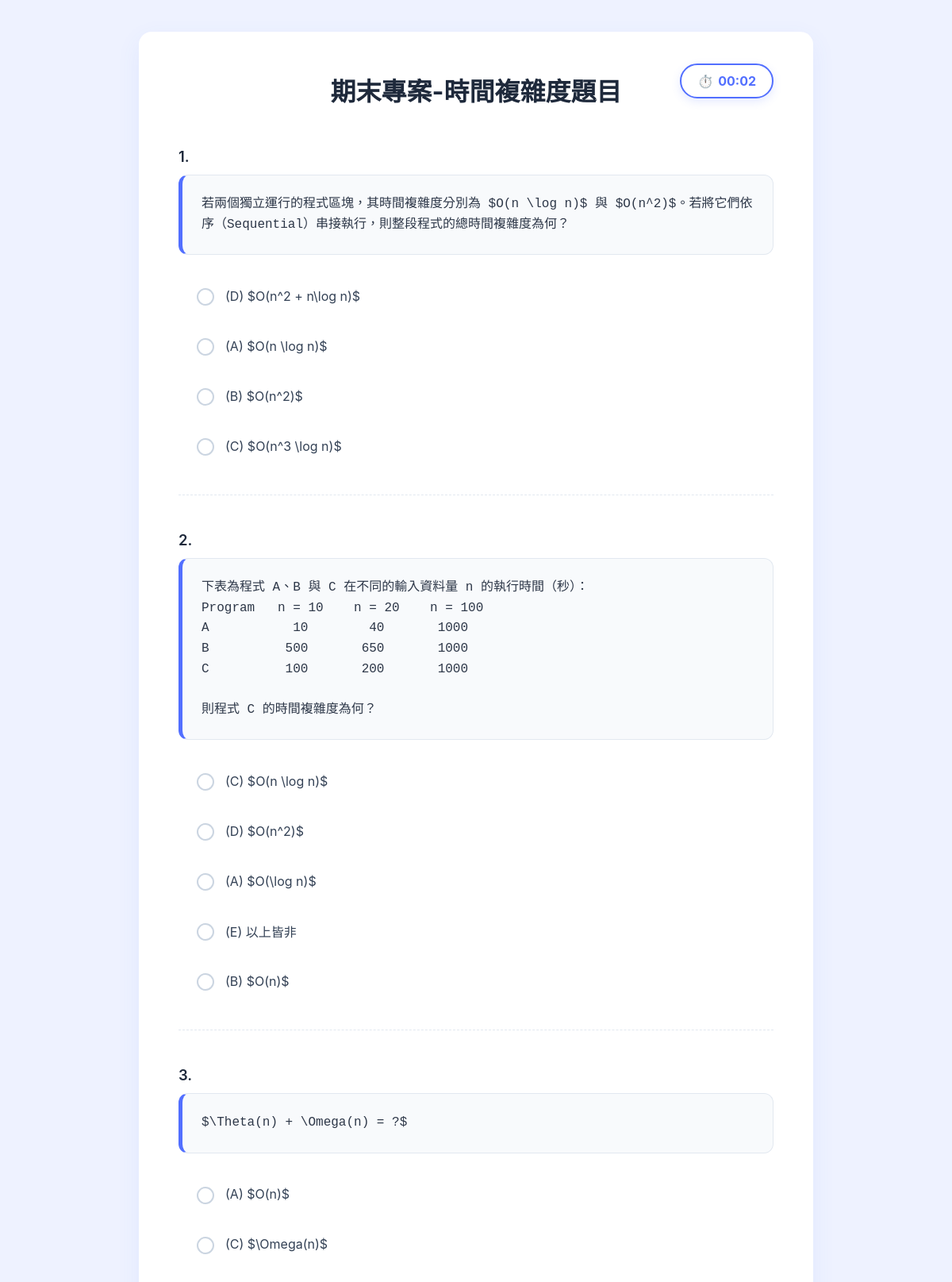
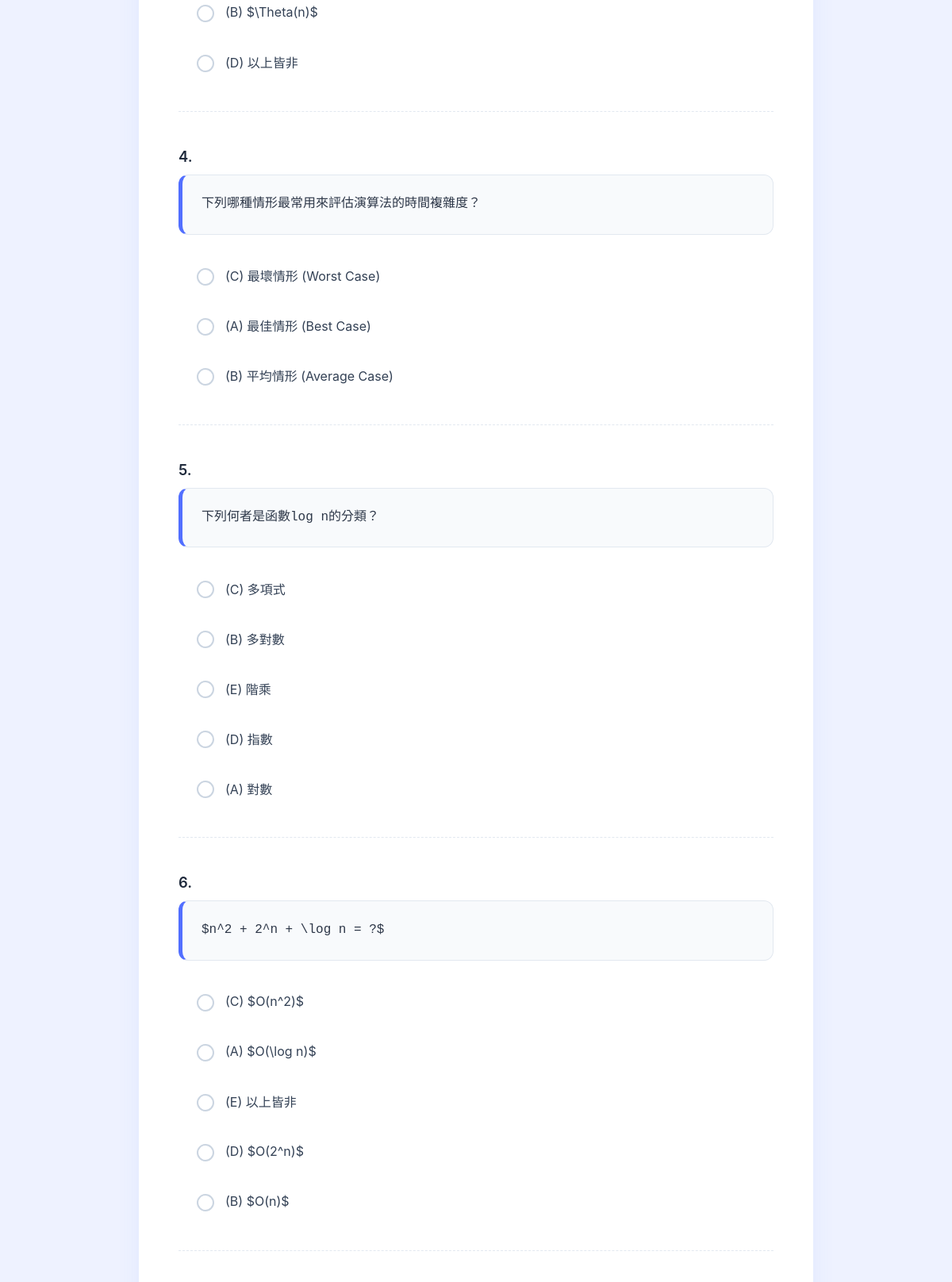
/quiz/ (signed in, upper part), run on the app's committed database (2 pictures, top to bottom).
### quiz/models.py (models this page shows, shortened)
class Question(models.Model):
    content = models.TextField(verbose_name="題目內容")
    explanation = models.TextField(verbose_name="題目解析", blank=True, null=True, default="暫無解析。")

class Choice(models.Model):
    question = models.ForeignKey(Question, related_name='choices', on_delete=models.CASCADE)
    text = models.CharField(max_length=255, verbose_name="選項內容")
    is_correct = models.BooleanField(default=False, verbose_name="正確答案")

### quiz/views.py (the view)
# urls.py: path('quiz/', views.quiz_home, name='quiz_home'),
@login_required(login_url='login')
def quiz_home(request):
    try:
        num_questions_to_get = int(request.GET.get('num', 15))
    except (ValueError, TypeError):
        num_questions_to_get = 15
    wrong_ids = request.session.get('wrong_question_ids', [])
    num_wrong_to_pick = min(len(wrong_ids), num_questions_to_get)
    chosen_wrong_ids = random.sample(wrong_ids, num_wrong_to_pick) if wrong_ids else []
    wrong_questions = list(Question.objects.filter(id__in=chosen_wrong_ids))
    num_remain = num_questions_to_get - len(wrong_questions)
    remain_questions = []
    if num_remain > 0:
        remain_queryset = Question.objects.exclude(id__in=chosen_wrong_ids).order_by('?')[:num_remain]
        remain_questions = list(remain_queryset)
    final_questions = wrong_questions + remain_questions
    random.shuffle(final_questions)
    request.session['current_quiz_ids'] = [q.id for q in final_questions]
    for q in final_questions:
        choices_list = list(q.choices.all())
        random.shuffle(choices_list)
        q.random_choices = choices_list
    return render(request, 'quiz/quiz.html', {'questions': final_questions})

### quiz/templates/quiz/quiz.html (shortened to what this page needs)
<!DOCTYPE html>
<html lang="zh-TW">
<head>
</head>
<body class="tex2jax_process">
    <div class="container">
        <div class="timer-box" id="timerBox">
            ⏱️ <span id="countdown">00:00</span>
        </div>
        <h1>期末專案-時間複雜度題目</h1>
        <form action="{% url 'calculate_score' %}" method="POST">
            {% for q in questions %}
            <div class="question-block">
                <div class="question-number">{{ forloop.counter }}.</div>
                <div class="question-content-box">
                    <div class="monospace-text-div">{{ q.content|safe }}</div>
                </div>
                {% for choice in q.random_choices %}
                <label class="choice-label">
                    <input type="radio" name="q{{ q.id }}" value="{{ choice.id }}" class="choice-input">
                    <span>{{ choice.text|safe }}</span>
                </label>
                {% endfor %}
            </div>
            {% endfor %}
        </form>
    </div>
</body>
</html>

### quiz/templates/quiz/quiz.html (style rules this page uses)
:root { --primary-color: #526fff; --bg-color: #eef2ff; --text-main: #1e293b; --border-color: #e2e8f0; --transition: all 0.2s ease-in-out; }
body { font-family: -apple-system, BlinkMacSystemFont, "Segoe UI", Roboto, "Helvetica Neue", Arial, sans-serif; background-color: var(--bg-color); color: var(--text-main); margin: 0; padding: 40px 20px; display: flex; justify-content: center; align-items: flex-start; min-height: 100vh; }
.container { width: 100%; max-width: 850px; background-color: #ffffff; padding: 40px 50px; border-radius: 16px; box-shadow: 0 10px 30px rgba(82, 111, 255, 0.08); box-sizing: border-box; position: relative; }
.timer-box { position: sticky; top: 20px; float: right; margin-bottom: -50px; background-color: #ffffff; padding: 10px 20px; border-radius: 30px; box-shadow: 0 4px 12px rgba(82, 111, 255, 0.15); border: 2px solid var(--primary-color); display: flex; align-items: center; gap: 6px; font-size: 1rem; font-weight: 700; color: var(--primary-color); z-index: 1000; }
h1 { text-align: center; font-size: 2rem; color: var(--text-main); margin-top: 10px; margin-bottom: 50px; font-weight: 700; clear: both; }
.question-block { margin-bottom: 45px; padding-bottom: 25px; border-bottom: 1px dashed var(--border-color); clear: both; }
.question-number { font-size: 1.15rem; font-weight: 600; margin-bottom: 12px; }
.question-content-box { display: block; background-color: #f8fafc; padding: 24px; border-radius: 12px; border-left: 5px solid var(--primary-color); border-top: 1px solid var(--border-color); border-right: 1px solid var(--border-color); border-bottom: 1px solid var(--border-color); margin-bottom: 25px; }
.monospace-text-div { font-family: "Fira Code", Consolas, Monaco, "Courier New", monospace; white-space: pre-wrap; font-size: 1rem; color: #2d3748; line-height: 1.6; margin: 0; }
.choice-label { display: flex; align-items: center; margin-bottom: 10px; padding: 14px 18px; border-radius: 10px; cursor: pointer; transition: var(--transition); font-size: 1rem; color: #334155; }
.choice-input { appearance: none; -webkit-appearance: none; width: 22px; height: 22px; border: 2px solid #cbd5e1; border-radius: 50%; margin-right: 14px; outline: none; display: grid; place-content: center; transition: var(--transition); background-color: #fff; flex-shrink: 0; }
.choice-input::before { content: ""; width: 11px; height: 11px; border-radius: 50%; transform: scale(0); transition: 0.15s transform ease-in-out; background-color: #fff; }

### data on the page
Question: content "若兩個獨立運行的程式區塊，其時間複雜度分別為 $O(n \\log n)$ 與 $O(n^2)$。若將它們依序（Sequential）串接執行，則整段程式的總時間複雜度為何？"
Choice: text "(D) $O(n^2 + n\\log n)$"
Choice: text "(A) $O(n \\log n)$"
Choice: text "(B) $O(n^2)$"
Choice: text "(C) $O(n^3 \\log n)$"
Question: content "下表為程式 A、B 與 C 在不同的輸入資料量 n 的執行時間（秒）： Program n = 10 n = 20 n = 100 A 10 40 1000 B 500 650 1000 C 100 200 1000 則程式 C 的時間複雜度為何？"
Choice: text "(C) $O(n \\log n)$"
Choice: text "(D) $O(n^2)$"
Choice: text "(A) $O(\\log n)$"
Choice: text "(E) 以上皆非"
Choice: text "(B) $O(n)$"
Question: content "$\\Theta(n) + \\Omega(n) = ?$"
Choice: text "(A) $O(n)$"
Choice: text "(C) $\\Omega(n)$"
Choice: text "(B) $\\Theta(n)$"
Choice: text "(D) 以上皆非"
Question: content "下列哪種情形最常用來評估演算法的時間複雜度？"
Choice: text "(C) 最壞情形 (Worst Case)"
Choice: text "(A) 最佳情形 (Best Case)"
Choice: text "(B) 平均情形 (Average Case)"
Question: content "下列何者是函數log n的分類？"
Choice: text "(C) 多項式"
Choice: text "(B) 多對數"
Choice: text "(E) 階乘"
Choice: text "(D) 指數"
Choice: text "(A) 對數"
Question: content "$n^2 + 2^n + \\log n = ?$"
Choice: text "(C) $O(n^2)$"
Choice: text "(A) $O(\\log n)$"
Choice: text "(E) 以上皆非"
Choice: text "(D) $O(2^n)$"
Choice: text "(B) $O(n)$"
